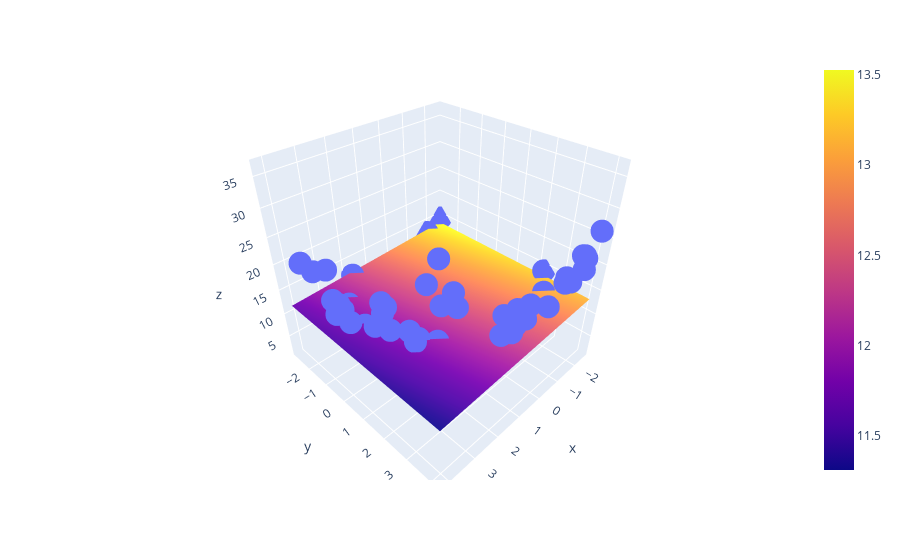

This figure's notebook cell:
### Code cell
import plotly.graph_objects as go

fig = px.scatter_3d(df, x=x.ravel(), y=y.ravel(), z=z.ravel())

fig.add_trace(go.Surface(x = x_input, y = y_input, z =z_final ))

fig.show()
